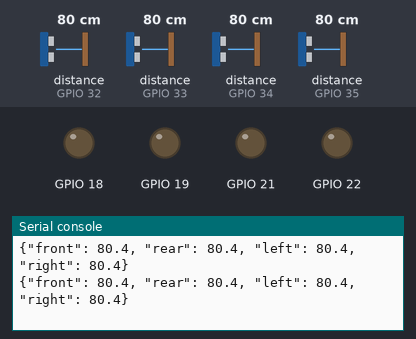
Bench run of a program on a simulated ESP32 board running MicroPython. On the bench: output pins drawn as LEDs (lit = HIGH), the last lines printed to the serial console. The inputs (shaded band) are chosen by the test bench; at power-on: distance to the obstacle (sensors on GPIO 32, GPIO 33, GPIO 34, GPIO 35) 80 cm. The echo pulse lasts 58.3 µs per cm; pins used as bus, display or sensor lines are not drawn.

Above: at 1.3 s.
1.4 s: distance to the obstacle (sensor on GPIO 32) set to 2 cm
At 1.81 s:
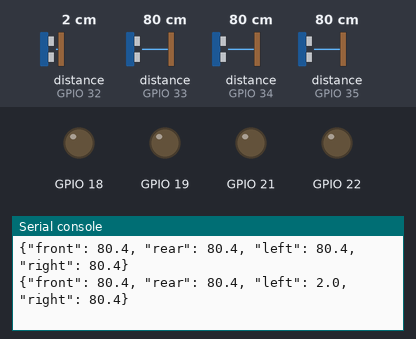
2.9 s: distance to the obstacle (sensor on GPIO 33) set to 2 cm
At 3.05 s:
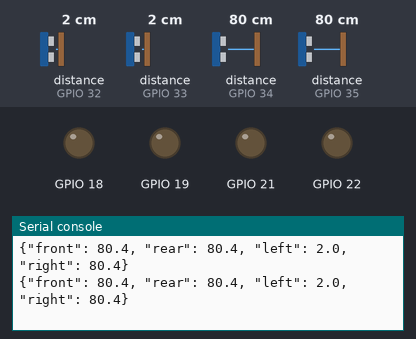
4.4 s: distance to the obstacle (sensor on GPIO 34) set to 2 cm
At 4.43 s:
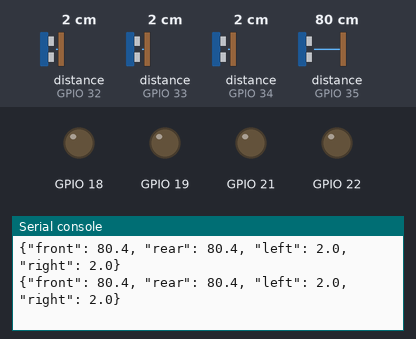
5.9 s: distance to the obstacle (sensor on GPIO 35) set to 2 cm
At 5.93 s:
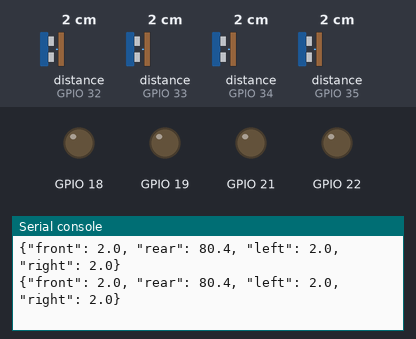
7.4 s: distance to the obstacle (sensor on GPIO 32) set to 4 cm
At 7.42 s:
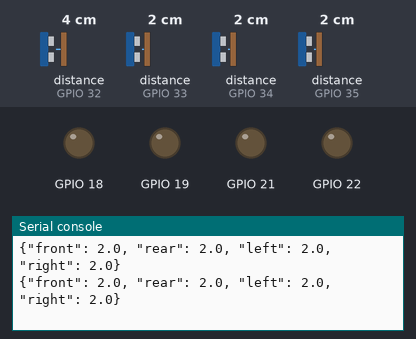
8.9 s: distance to the obstacle (sensor on GPIO 33) set to 4 cm
At 8.92 s:
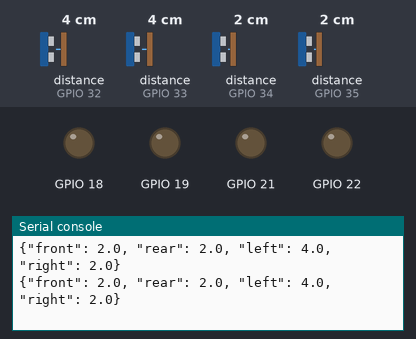
Timing chart, 0 to 11.4 s (numbered marks = the images above; inputs shaded):
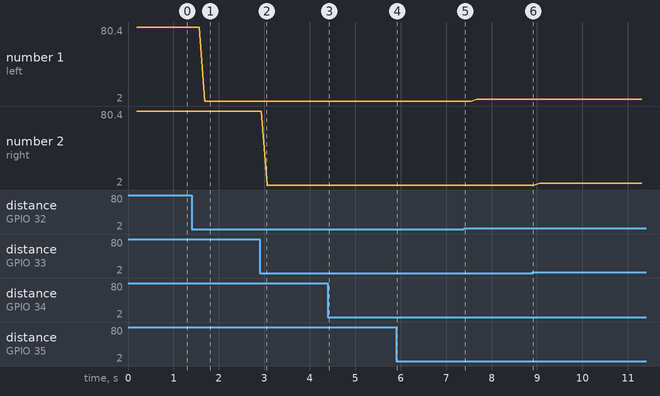

The program:

esp32_ultrasonic.py
```python
"""MicroPython firmware: đọc tuần tự 4 HC-SR04 và gửi JSON Lines qua USB Serial.

Wiring ESP32 classic / ESP-WROOM-32:
    FRONT TRIG=GPIO18, ECHO=GPIO34
    REAR  TRIG=GPIO19, ECHO=GPIO35
    LEFT  TRIG=GPIO21, ECHO=GPIO32
    RIGHT TRIG=GPIO22, ECHO=GPIO33

Mỗi ECHO phải đi qua voltage divider trước khi vào ESP32.
Copy file này lên ESP32 với tên ``main.py`` để tự chạy sau khi boot.
"""

try:
    import ujson as json
except ImportError:
    import json

import time
from machine import Pin, time_pulse_us


SENSOR_PINS = (
    ("front", 18, 34),
    ("rear", 19, 35),
    ("left", 21, 32),
    ("right", 22, 33),
)

MIN_DISTANCE_CM = 2.0
MAX_DISTANCE_CM = 400.0
ECHO_TIMEOUT_US = 30_000
SENSOR_GAP_MS = 18
UPDATE_PERIOD_MS = 125  # mục tiêu tối đa 8 packet hoàn chỉnh/giây
MEDIAN_WINDOW = 3
DEBUG = False


def median(values):
    ordered = sorted(values)
    middle = len(ordered) // 2
    if len(ordered) % 2:
        return ordered[middle]
    return (ordered[middle - 1] + ordered[middle]) / 2


class HCSR04:
    def __init__(self, name, trigger_pin, echo_pin):
        self.name = name
        self.trigger = Pin(trigger_pin, Pin.OUT, value=0)
        self.echo = Pin(echo_pin, Pin.IN)
        self.history = []

    def read_once_cm(self):
        """Đo một lần; trả về None nếu timeout hoặc ngoài dải HC-SR04."""
        self.trigger.value(0)
        time.sleep_us(2)
        self.trigger.value(1)
        time.sleep_us(10)
        self.trigger.value(0)

        try:
            duration_us = time_pulse_us(self.echo, 1, ECHO_TIMEOUT_US)
        except OSError:
            return None

        # MicroPython trả -2 khi chờ cạnh lên timeout, -1 khi pulse bị timeout.
        if duration_us < 0:
            return None

        distance_cm = duration_us / 58.0
        if not MIN_DISTANCE_CM <= distance_cm <= MAX_DISTANCE_CM:
            return None
        return distance_cm

    def read_filtered_cm(self):
        """Median trượt ba reading hợp lệ gần nhất; lỗi hiện tại vẫn báo None."""
        current = self.read_once_cm()
        if current is None:
            return None

        self.history.append(current)
        if len(self.history) > MEDIAN_WINDOW:
            self.history.pop(0)
        return round(median(self.history), 1)


def run():
    sensors = [HCSR04(*config) for config in SENSOR_PINS]
    time.sleep_ms(100)

    if DEBUG:
        print("# HC-SR04 ready; output format: JSON Lines")

    while True:
        cycle_started = time.ticks_ms()
        packet = {}

        # Đọc đúng thứ tự và không bao giờ trigger đồng thời để giảm cross-talk.
        for sensor in sensors:
            value = sensor.read_filtered_cm()
            packet[sensor.name] = value
            if DEBUG and value is None:
                print("# WARN {} timeout/out-of-range".format(sensor.name))
            time.sleep_ms(SENSOR_GAP_MS)

        print(json.dumps(packet))

        elapsed_ms = time.ticks_diff(time.ticks_ms(), cycle_started)
        remaining_ms = UPDATE_PERIOD_MS - elapsed_ms
        if remaining_ms > 0:
            time.sleep_ms(remaining_ms)


def test_sensor(name, trigger_pin, echo_pin, samples=10):
    """Helper dùng từ mpremote để test riêng một sensor trước khi chạy cả hệ."""
    sensor = HCSR04(name, trigger_pin, echo_pin)
    for _ in range(samples):
        print("{}: {} cm".format(name, sensor.read_filtered_cm()))
        time.sleep_ms(100)


def test_all(cycles=20):
    """Helper test bốn sensor tuần tự nhưng chưa cài firmware thành main.py."""
    sensors = [HCSR04(*config) for config in SENSOR_PINS]
    for _ in range(cycles):
        packet = {}
        for sensor in sensors:
            packet[sensor.name] = sensor.read_filtered_cm()
            time.sleep_ms(SENSOR_GAP_MS)
        print(json.dumps(packet))
        time.sleep_ms(40)


if __name__ == "__main__":
    try:
        run()
    except KeyboardInterrupt:
        # Cho phép Ctrl+C trong mpremote REPL để debug mà không in traceback dài.
        print("# Ultrasonic loop stopped")
```

Measured:
- after the input at 1.4 s, the serial console: prints a new line after 0.29 s (image 1)
- plotted number 1: 80.4 → 2 after the input at 1.4 s, 2 → 4 after the input at 7.4 s
